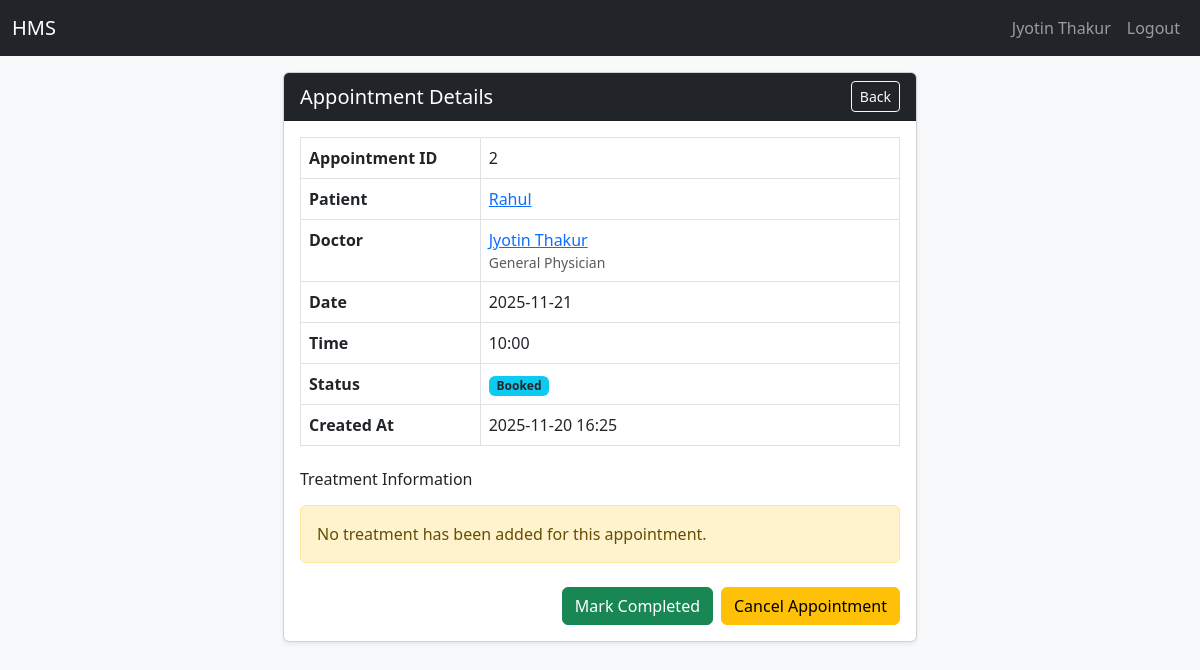
The app's page /admin/appointment/2/view?next=/doctor? (signed in), older data.
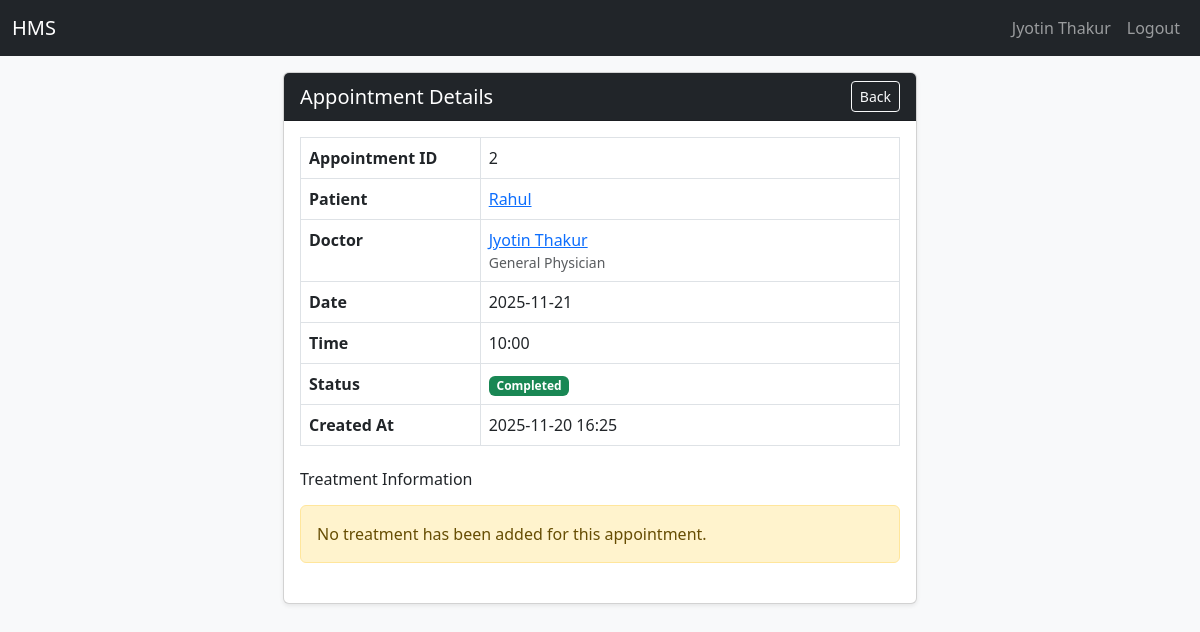
The same page, newer data.
### app/routes.py (the view)
@main.route('/admin/appointment/<int:appt_id>/view')
@login_required
@validate_csrf
def admin_appointment_view(appt_id):
    appointment = Appointment.query.get_or_404(appt_id)
    return_url = request.args.get("next") or request.referrer
    return render_template(
        "admin_appointment_view.html",
        appointment=appointment,
        next=return_url
    )

### app/utils.py (called while the page is built)
def validate_csrf(func):
    @wraps(func)
    def wrapper(*args, **kwargs):
        token = session.get('csrf_token')
        form_token = None
        if request.method == 'POST':
            form_token = request.form.get('csrf_token') or request.headers.get('X-CSRF-Token')
        if request.method == 'POST':
            if not token or not form_token or token != form_token:
                flash('Invalid or missing CSRF token', 'danger')
                return redirect(url_for('views.index'))
        return func(*args, **kwargs)
    return wrapper

### app/templates/admin_appointment_view.html (shortened to what this page needs)
{% extends 'base.html' %} {% block title %}| View Appointment{% endblock %}
{% block content %}
<div class="row justify-content-center">
  <div class="col-lg-7 col-md-9">
    <div class="card shadow-sm">
      <div class="card-header bg-dark text-white d-flex justify-content-between align-items-center">
        <h5 class="mb-0">Appointment Details</h5>
        <a href="javascript:history.back()" class="btn btn-sm btn-outline-light">Back</a>
      </div>
      <div class="card-body">
        <table class="table table-bordered mb-4">
          <tr>
            <th width="30%">Appointment ID</th>
            <td>{{ appointment.id }}</td>
          </tr>
          <tr>
            <th>Patient</th>
            <td>
              <a href="{{ url_for('main.view_patient', patient_id=appointment.patient.id) }}">
                {{ appointment.patient.user.name }}
              </a>
            </td>
          </tr>
          <tr>
            <th>Doctor</th>
            <td>
              <a href="{{ url_for('main.view_doctor', doctor_id=appointment.doctor.id) }}">
                {{ appointment.doctor.user.name }}
              </a>
              <div class="text-muted small">
                {{ appointment.doctor.specialization }}
              </div>
            </td>
          </tr>
          <tr>
            <th>Date</th>
            <td>{{ appointment.date.strftime('%Y-%m-%d') }}</td>
          </tr>
          <tr>
            <th>Time</th>
            <td>{{ appointment.time.strftime('%H:%M') }}</td>
          </tr>
          <tr>
            <th>Status</th>
            <td>
              {% if appointment.status == 'Booked' %}
                <span class="badge bg-info text-dark">Booked</span>
              {% elif appointment.status == 'Completed' %}
                <span class="badge bg-success">Completed</span>
              {% elif appointment.status == 'Cancelled' %}
                <span class="badge bg-danger">Cancelled</span>
              {% else %}
                <span class="badge bg-secondary">{{ appointment.status }}</span>
              {% endif %}
            </td>
          </tr>
          <tr>
            <th>Created At</th>
            <td>{{ appointment.created_at.strftime('%Y-%m-%d %H:%M') }}</td>
          </tr>
        </table>
        <h6 class="mb-3">Treatment Information</h6>
        {% if appointment.treatment %}
          <div class="border p-3 rounded bg-light">
            <p><strong>Diagnosis:</strong> {{ appointment.treatment.diagnosis }}</p>
            <p><strong>Prescription:</strong> {{ appointment.treatment.prescription }}</p>
            <p><strong>Notes:</strong> {{ appointment.treatment.notes }}</p>
          </div>
        {% else %}
          <div class="alert alert-warning">
            No treatment has been added for this appointment.
          </div>
        {% endif %}
        <div class="mt-4 d-flex justify-content-end">
          {% if appointment.status != 'Cancelled' and appointment.status != 'Completed' %}
            <a href="{{ url_for('main.admin_mark_completed', appt_id=appointment.id) }}"
               class="btn btn-success me-2">
              Mark Completed
            </a>
            <form method="post"
                  action="{{ url_for('main.admin_cancel_appointment', appt_id=appointment.id) }}"
                  onsubmit="return confirm('Cancel this appointment?')">
              <button class="btn btn-warning">Cancel Appointment</button>
            </form>
          {% endif %}
        </div>
      </div>
    </div>
  </div>
</div>
{% endblock %}

Row changes from the older to the newer data that the page shows:
changed Appointment id 2: status "Booked" → "Completed" (drawn)
Text that changed along with them:
text no longer shown: "Booked Mark Completed Cancel Appointment"
text now shown: "Completed"
